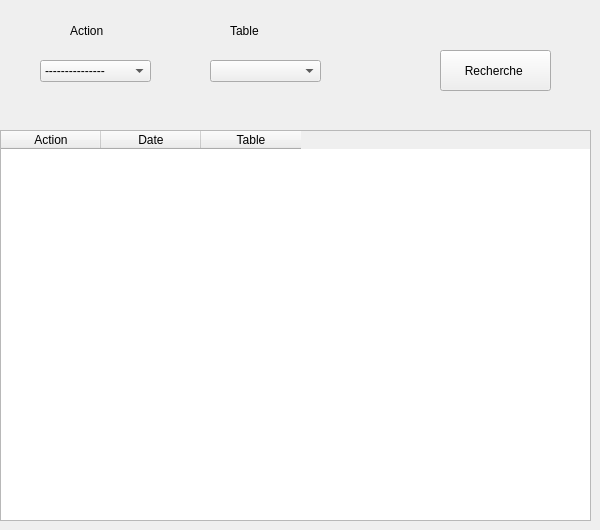
    <widget class="QWidget" name="tab_9">
     <attribute name="title">
      <string>HISTO</string>
     </attribute>
     <widget class="QTableWidget" name="tableWidget_2">
      <property name="geometry">
       <rect>
        <x>0</x>
        <y>130</y>
        <width>591</width>
        <height>391</height>
       </rect>
      </property>
      <column>
       <property name="text">
        <string>Action</string>
       </property>
      </column>
      <column>
       <property name="text">
        <string>Date</string>
       </property>
      </column>
      <column>
       <property name="text">
        <string>Table</string>
       </property>
      </column>
     </widget>
     <widget class="QPushButton" name="pushButton_20">
      <property name="geometry">
       <rect>
        <x>440</x>
        <y>50</y>
        <width>111</width>
        <height>41</height>
       </rect>
      </property>
      <property name="text">
       <string>Recherche </string>
      </property>
     </widget>
     <widget class="QComboBox" name="comboBox_6">
      <property name="geometry">
       <rect>
        <x>210</x>
        <y>60</y>
        <width>111</width>
        <height>22</height>
       </rect>
      </property>
     </widget>
     <widget class="QComboBox" name="comboBox_7">
      <property name="geometry">
       <rect>
        <x>40</x>
        <y>60</y>
        <width>111</width>
        <height>22</height>
       </rect>
      </property>
      <item>
       <property name="text">
        <string>---------------</string>
       </property>
      </item>
      <item>
       <property name="text">
        <string>Login</string>
       </property>
      </item>
      <item>
       <property name="text">
        <string>Déconnexion</string>
       </property>
      </item>
      <item>
       <property name="text">
        <string>Modifier profile</string>
       </property>
      </item>
      <item>
       <property name="text">
        <string>Ajouter Décision </string>
       </property>
      </item>
      <item>
       <property name="text">
        <string>Ajouter plante</string>
       </property>
      </item>
      <item>
       <property name="text">
        <string>Ajouter Maladies</string>
       </property>
      </item>
      <item>
       <property name="text">
        <string>Ajouter Traitement</string>
       </property>
      </item>
      <item>
       <property name="text">
        <string>Ajouter Description</string>
       </property>
      </item>
     </widget>
     <widget class="QLabel" name="label_3">
      <property name="geometry">
       <rect>
        <x>70</x>
        <y>20</y>
        <width>61</width>
        <height>21</height>
       </rect>
      </property>
      <property name="text">
       <string>Action</string>
      </property>
     </widget>
     <widget class="QLabel" name="label_6">
      <property name="geometry">
       <rect>
        <x>230</x>
        <y>20</y>
        <width>61</width>
        <height>21</height>
       </rect>
      </property>
      <property name="text">
       <string>Table</string>
      </property>
     </widget>
    </widget>
